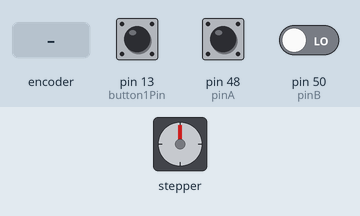
Recording of a sketch running on a simulated Arduino Mega 2560, built with avr-gcc and run on an emulated ATmega2560. Shown: stepper motor. Inputs (shaded band) come from the test bench; at power-on: pin 13 (button1Pin) HIGH, pin 48 (pinA) HIGH, pin 50 (pinB) LOW. Stepper angles assume 20 steps per turn; what the sketch prints to the serial monitor is not drawn.

Above: at 1.2 s.
1.3 s: rotary encoder on pin 48 (pinA) / pin 50 (pinB) turned 1 step (first pin leading)
At 1.47 s:
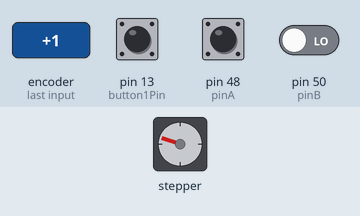
4.3 s: pin 13 (button1Pin) pulled LOW for 1 s
At 4.46 s:
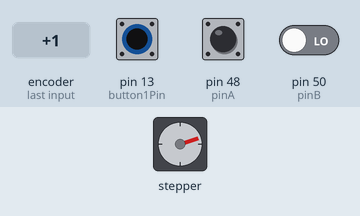
8.3 s: pin 13 (button1Pin) pulled LOW for 0.15 s
At 9.3 s:
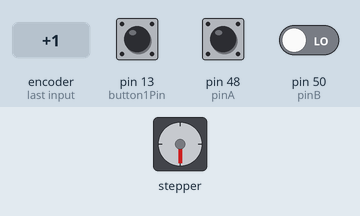
11.4 s: rotary encoder on pin 48 (pinA) / pin 50 (pinB) turned 1 step (first pin leading)
At 11.57 s:
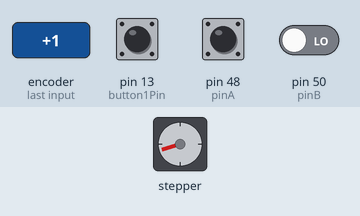
14.6 s: pin 13 (button1Pin) pulled LOW for 1 s
At 14.81 s:
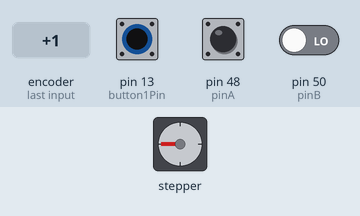
18.6 s: pin 13 (button1Pin) pulled LOW for 0.15 s
At 18.91 s:
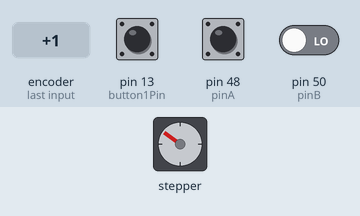
Timing chart, 0 to 21.6 s (numbered marks = the images above; inputs shaded):
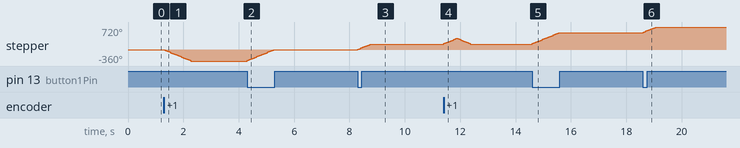

Measured:
- after the input at 1.3 s, stepper: turns 360° counter-clockwise in 0.95 s, starting at once
- after the input at 4.3 s, stepper: turns 360° clockwise in 0.95 s, starting at once
- after the input at 8.3 s, stepper: turns 180° clockwise in 0.45 s, starting at once
- after the input at 11.4 s, stepper: turns 180° clockwise in 0.45 s, then 180° counter-clockwise in 0.45 s
- after the input at 14.6 s, stepper: turns 360° clockwise in 0.95 s, starting at once
- after the input at 18.6 s, stepper: turns 180° clockwise in 0.45 s, starting at once

The sketch:

encoder.ino
```cpp
#include <Stepper.h>
int pinA = 48; //  CLK
int pinB = 50; //  DT
int encoderPosCount = 0;
int pinALast;
int aVal;
boolean bCW;
const int motorPin1 = 44;
const int motorPin2 = 45;
const int motorPin3 = 42;
const int motorPin4 = 43;
const int stepsPerRevolution = 20;
int direc =0;

Stepper myStepper(stepsPerRevolution, motorPin1, motorPin2, motorPin3, motorPin4);
int encoder_stepsToMove = 10;
int button_stepsToMove = (3*60 * stepsPerRevolution) / 360;
int motor_speed = 60;
int encoder_time_delay = 2*3600*encoder_stepsToMove/(stepsPerRevolution * motor_speed);
int button_time_delay = 2*3600*button_stepsToMove /(stepsPerRevolution * motor_speed);

const int button1Pin = 13;

void setup() {
     pinMode (pinA,INPUT);
     pinMode (pinB,INPUT);
     pinMode(button1Pin,INPUT);
     myStepper.setSpeed(motor_speed);
     pinALast = digitalRead(pinA);
     Serial.begin (19200);

}

void loop()
{
 aVal = digitalRead(pinA);
 if (aVal != pinALast){ // Means the knob is rotating
 // if the knob is rotating, we need to determine direction
 // We do that by reading pin B.
    if (digitalRead(pinB) != aVal) {
        encoderPosCount ++;
        bCW = true;
        direc = 1;
    }
    else {
        bCW = false;
        encoderPosCount--;
        direc = 2;
    }
 Serial.print ("Rotated: ");
    if (bCW){
        Serial.println ("clockwise");
        myStepper.step(encoder_stepsToMove);
    }
    else{
        Serial.println("counterclockwise");
        myStepper.step(-encoder_stepsToMove);
    }
    Serial.print("Encoder Position: ");
    Serial.println(encoderPosCount);

    }else if(digitalRead(button1Pin) == LOW){
     myStepper.step(button_stepsToMove);
  }
  else{
    if(digitalRead(button1Pin) != LOW){
     digitalWrite(2, HIGH);
      Serial.println("Pin2 High");
    }
  }
 pinALast = aVal;


}
```
